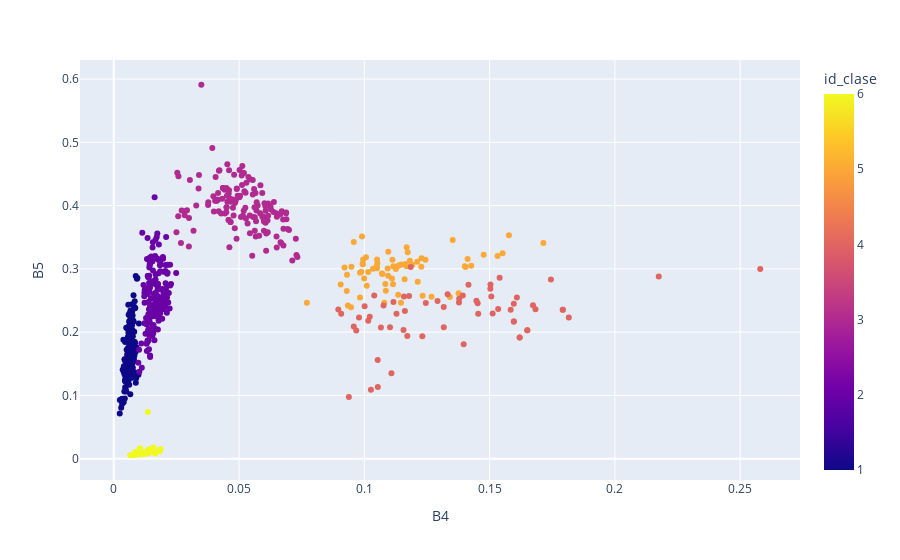

The code cell stored with this chart in its notebook:
### Code cell
px.scatter(sitios_gr, x = 'B4', y = 'B5', color = 'id_clase',
           hover_data = ['id_clase', 'index'])

### Figure 1 — Plotly figure (JSON) as saved in the notebook; plotly's stock layout.template omitted (floating-point values rounded to 4 significant figures; data arrays with more than 128 entries replaced by an {"elided": "..."} marker saying what was removed)
{"data": [{"customdata": {"elided": "687x2 int values"}, "hovertemplate": "B4=%{x}<br>B5=%{y}<br>id_clase=%{marker.color}<br>index=%{customdata[1]}<extra></extra>", "legendgroup": "", "marker": {"color": {"elided": "687 int values"}, "coloraxis": "coloraxis", "symbol": "circle"}, "mode": "markers", "name": "", "orientation": "v", "showlegend": false, "type": "scatter", "x": {"elided": "687 float values"}, "xaxis": "x", "y": {"elided": "687 float values"}, "yaxis": "y"}], "layout": {"coloraxis": {"colorbar": {"title": {"text": "id_clase"}}, "colorscale": [[0, "#0d0887"], [0.1111, "#46039f"], [0.2222, "#7201a8"], [0.3333, "#9c179e"], [0.4444, "#bd3786"], [0.5556, "#d8576b"], [0.6667, "#ed7953"], [0.7778, "#fb9f3a"], [0.8889, "#fdca26"], [1, "#f0f921"]]}, "legend": {"tracegroupgap": 0}, "margin": {"t": 60}, "xaxis": {"anchor": "y", "domain": [0, 1], "title": {"text": "B4"}}, "yaxis": {"anchor": "x", "domain": [0, 1], "title": {"text": "B5"}}}}
